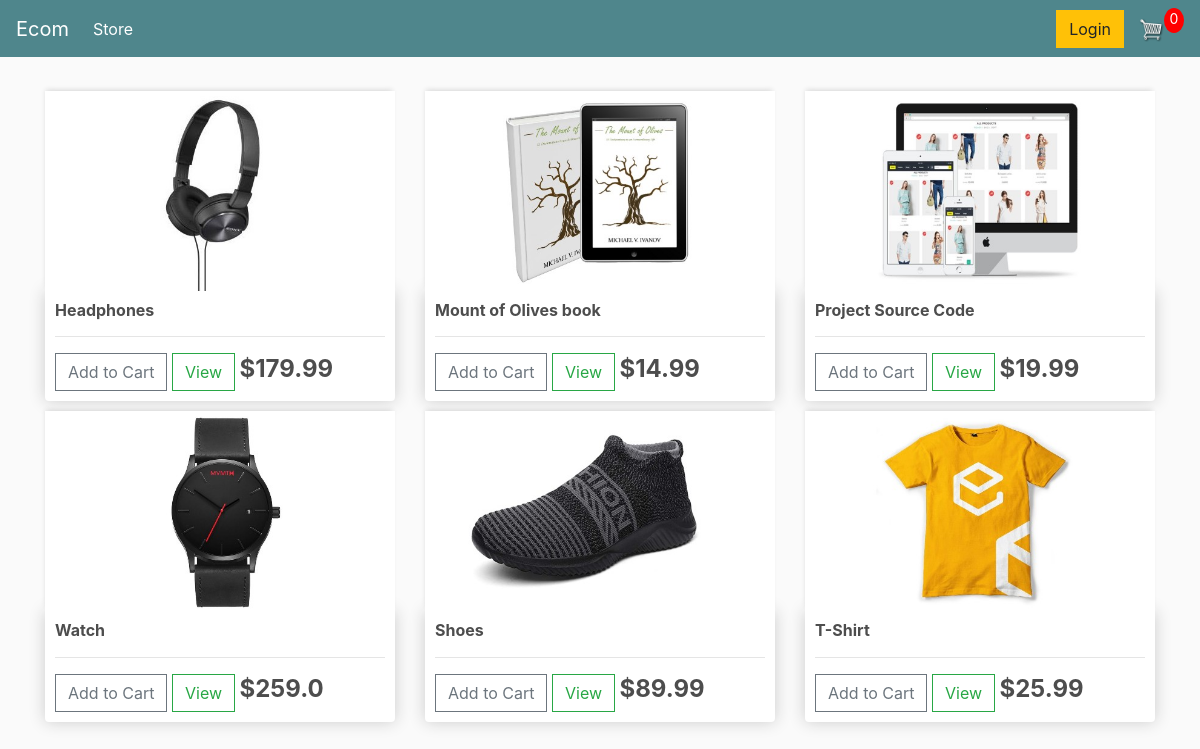
The page / on the database its author committed.
### store/models.py (models this page shows, shortened)
class Product(models.Model):
	name = models.CharField(max_length=200)
	price = models.FloatField()
	digital = models.BooleanField(default=False,null=True, blank=True)
	image = models.ImageField(null=True, blank=True)
	@property
	def imageURL(self):
		try:
			url = self.image.url
		except:
			url = ''
		return url

### store/views.py (the view)
# urls.py: path('', include('store.urls')),
def store(request):
	data = cartData(request)
	cartItems = data['cartItems']
	order = data['order']
	items = data['items']
	products = Product.objects.all()
	context = {'products':products, 'cartItems':cartItems}
	return render(request, 'store/store.html', context)

### store/utils.py (called while the page is built, shortened)
def cookieCart(request):
	try:
		cart = json.loads(request.COOKIES['cart'])
	except:
		cart = {}
		print('CART:', cart)
	items = []
	order = {'get_cart_total':0, 'get_cart_items':0, 'shipping':False}
	cartItems = order['get_cart_items']
	return {'cartItems':cartItems ,'order':order, 'items':items}

def cartData(request):
	if request.user.is_authenticated:
		customer = request.user.customer
		order, created = Order.objects.get_or_create(customer=customer, complete=False)
		items = order.orderitem_set.all()
		cartItems = order.get_cart_items
	else:
		cookieData = cookieCart(request)
		cartItems = cookieData['cartItems']
		order = cookieData['order']
		items = cookieData['items']
	return {'cartItems':cartItems ,'order':order, 'items':items}

### store/templates/store/store.html
{% extends 'store/main.html' %}
{% load static %}
{% block content %}
	<div class="row">
		{% for product in products %}
		<div class="col-lg-4">
			<img class="thumbnail" src="{{product.imageURL}}">
			<div class="box-element product">
				<h6><strong>{{product.name}}</strong></h6>
				<hr>
				<button data-product="{{product.id}}" data-action="add" class="btn btn-outline-secondary add-btn update-cart">Add to Cart</button>
				<a class="btn btn-outline-success" href="#">View</a>
				<h4 style="display: inline-block;"><strong>${{product.price}}</strong></h4>
			</div>
		</div>
		{% endfor %}
	</div>
{% endblock content %}

### static/css/main.css (style rules this page uses)
body { background-color: hsl(0, 0%, 98%); }
h1,h2,h3,h4,h5,h6 { color:hsl(0, 0%, 30%); }
.box-element { box-shadow:hsl(0, 0%, 80%) 0 0 16px; background-color: #fff; border-radius: 4px; padding: 10px; }
.thumbnail { width: 100%; height: 200px; -webkit-box-shadow: -1px -3px 5px -2px rgba(214,214,214,1); -moz-box-shadow: -1px -3px 5px -2px rgba(214,214,214,1); box-shadow: -1px -3px 5px -2px rgba(214,214,214,1); }
.product { border-radius: 0 0 4px 4px; }
.col-lg-4, .col-lg-6, .col-lg-8, .col-lg-12 { margin-top: 10px; }
.btn { border-radius: 0; }

### rows shown on the page
Product: imageURL (picture), name "Headphones", price "179.99"
Product: imageURL (picture), name "Mount of Olives book", price "14.99"
Product: imageURL (picture), name "Project Source Code", price "19.99"
Product: imageURL (picture), name "Watch", price "259.0"
Product: imageURL (picture), name "Shoes", price "89.99"
Product: imageURL (picture), name "T-Shirt", price "25.99"

### other values the page prints
{{ cartItems }} "0"
